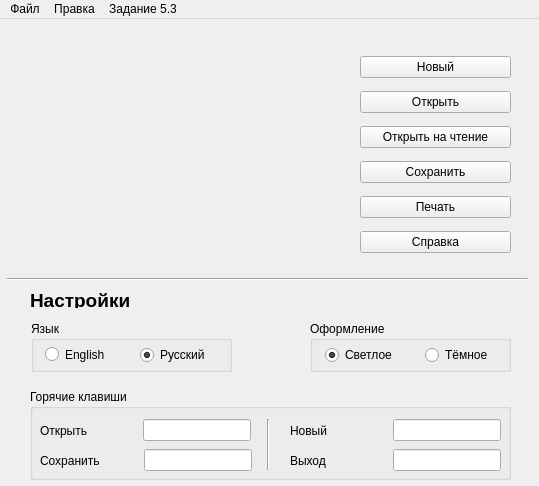
<?xml version="1.0" encoding="UTF-8"?>
<ui version="4.0">
 <class>MainWindow</class>
 <widget class="QMainWindow" name="MainWindow">
  <property name="enabled">
   <bool>true</bool>
  </property>
  <property name="geometry">
   <rect>
    <x>0</x>
    <y>0</y>
    <width>539</width>
    <height>486</height>
   </rect>
  </property>
  <property name="sizePolicy">
   <sizepolicy hsizetype="Fixed" vsizetype="Fixed">
    <horstretch>0</horstretch>
    <verstretch>0</verstretch>
   </sizepolicy>
  </property>
  <property name="windowTitle">
   <string>Урок 06</string>
  </property>
  <property name="locale">
   <locale language="Russian" country="Russia"/>
  </property>
  <property name="inputMethodHints">
   <set>Qt::ImhNone</set>
  </property>
  <widget class="QWidget" name="centralwidget">
   <widget class="Line" name="line">
    <property name="geometry">
     <rect>
      <x>7</x>
      <y>250</y>
      <width>521</width>
      <height>20</height>
     </rect>
    </property>
    <property name="orientation">
     <enum>Qt::Horizontal</enum>
    </property>
   </widget>
   <widget class="QWidget" name="verticalLayoutWidget_3">
    <property name="geometry">
     <rect>
      <x>360</x>
      <y>30</y>
      <width>151</width>
      <height>211</height>
     </rect>
    </property>
    <layout class="QVBoxLayout" name="verticalLayout_4">
     <item>
      <widget class="QPushButton" name="new_button">
       <property name="text">
        <string>Новый</string>
       </property>
      </widget>
     </item>
     <item>
      <widget class="QPushButton" name="open_button">
       <property name="locale">
        <locale language="Russian" country="Russia"/>
       </property>
       <property name="text">
        <string>Открыть</string>
       </property>
      </widget>
     </item>
     <item>
      <widget class="QPushButton" name="open_read_button">
       <property name="locale">
        <locale language="Russian" country="Russia"/>
       </property>
       <property name="text">
        <string>Открыть на чтение</string>
       </property>
      </widget>
     </item>
     <item>
      <widget class="QPushButton" name="save_button">
       <property name="locale">
        <locale language="Russian" country="Russia"/>
       </property>
       <property name="text">
        <string>Сохранить</string>
       </property>
      </widget>
     </item>
     <item>
      <widget class="QPushButton" name="print_button">
       <property name="locale">
        <locale language="Russian" country="Russia"/>
       </property>
       <property name="text">
        <string>Печать</string>
       </property>
      </widget>
     </item>
     <item>
      <widget class="QPushButton" name="help_button">
       <property name="locale">
        <locale language="Russian" country="Russia"/>
       </property>
       <property name="text">
        <string>Справка</string>
       </property>
      </widget>
     </item>
    </layout>
   </widget>
   <widget class="QLabel" name="settings_label">
    <property name="geometry">
     <rect>
      <x>30</x>
      <y>273</y>
      <width>101</width>
      <height>16</height>
     </rect>
    </property>
    <property name="font">
     <font>
      <pointsize>14</pointsize>
      <bold>true</bold>
     </font>
    </property>
    <property name="text">
     <string>Настройки</string>
    </property>
   </widget>
   <widget class="QGroupBox" name="hotkeys_group">
    <property name="geometry">
     <rect>
      <x>30</x>
      <y>370</y>
      <width>481</width>
      <height>91</height>
     </rect>
    </property>
    <property name="title">
     <string>Горячие клавиши</string>
    </property>
    <widget class="Line" name="line_2">
     <property name="geometry">
      <rect>
       <x>230</x>
       <y>30</y>
       <width>16</width>
       <height>51</height>
      </rect>
     </property>
     <property name="orientation">
      <enum>Qt::Vertical</enum>
     </property>
    </widget>
    <widget class="QWidget" name="horizontalLayoutWidget_7">
     <property name="geometry">
      <rect>
       <x>260</x>
       <y>30</y>
       <width>211</width>
       <height>23</height>
      </rect>
     </property>
     <layout class="QHBoxLayout" name="horizontalLayout_7">
      <item>
       <widget class="QLabel" name="label_new">
        <property name="text">
         <string>Новый</string>
        </property>
       </widget>
      </item>
      <item>
       <spacer name="horizontalSpacer_5">
        <property name="orientation">
         <enum>Qt::Horizontal</enum>
        </property>
        <property name="sizeHint" stdset="0">
         <size>
          <width>40</width>
          <height>20</height>
         </size>
        </property>
       </spacer>
      </item>
      <item>
       <widget class="QLineEdit" name="new_edit">
        <property name="sizePolicy">
         <sizepolicy hsizetype="Fixed" vsizetype="Fixed">
          <horstretch>0</horstretch>
          <verstretch>0</verstretch>
         </sizepolicy>
        </property>
        <property name="mouseTracking">
         <bool>true</bool>
        </property>
        <property name="focusPolicy">
         <enum>Qt::StrongFocus</enum>
        </property>
        <property name="locale">
         <locale language="English" country="UnitedStates"/>
        </property>
       </widget>
      </item>
     </layout>
    </widget>
    <widget class="QWidget" name="horizontalLayoutWidget_5">
     <property name="geometry">
      <rect>
       <x>10</x>
       <y>30</y>
       <width>211</width>
       <height>23</height>
      </rect>
     </property>
     <layout class="QHBoxLayout" name="horizontalLayout_5">
      <item>
       <widget class="QLabel" name="label_open">
        <property name="text">
         <string>Открыть</string>
        </property>
       </widget>
      </item>
      <item>
       <spacer name="horizontalSpacer_3">
        <property name="orientation">
         <enum>Qt::Horizontal</enum>
        </property>
        <property name="sizeHint" stdset="0">
         <size>
          <width>40</width>
          <height>20</height>
         </size>
        </property>
       </spacer>
      </item>
      <item>
       <widget class="QLineEdit" name="open_edit">
        <property name="sizePolicy">
         <sizepolicy hsizetype="Fixed" vsizetype="Fixed">
          <horstretch>0</horstretch>
          <verstretch>0</verstretch>
         </sizepolicy>
        </property>
        <property name="mouseTracking">
         <bool>true</bool>
        </property>
        <property name="focusPolicy">
         <enum>Qt::StrongFocus</enum>
        </property>
        <property name="contextMenuPolicy">
         <enum>Qt::NoContextMenu</enum>
        </property>
        <property name="acceptDrops">
         <bool>false</bool>
        </property>
        <property name="whatsThis">
         <string notr="true"/>
        </property>
        <property name="accessibleName">
         <string notr="true"/>
        </property>
        <property name="accessibleDescription">
         <string notr="true"/>
        </property>
        <property name="locale">
         <locale language="English" country="UnitedStates"/>
        </property>
        <property name="inputMethodHints">
         <set>Qt::ImhNone</set>
        </property>
        <property name="inputMask">
         <string notr="true"/>
        </property>
        <property name="maxLength">
         <number>32767</number>
        </property>
        <property name="frame">
         <bool>true</bool>
        </property>
        <property name="echoMode">
         <enum>QLineEdit::Normal</enum>
        </property>
        <property name="readOnly">
         <bool>false</bool>
        </property>
        <property name="placeholderText">
         <string notr="true"/>
        </property>
       </widget>
      </item>
     </layout>
    </widget>
    <widget class="QWidget" name="horizontalLayoutWidget_6">
     <property name="geometry">
      <rect>
       <x>10</x>
       <y>60</y>
       <width>212</width>
       <height>23</height>
      </rect>
     </property>
     <layout class="QHBoxLayout" name="horizontalLayout_6">
      <item>
       <widget class="QLabel" name="label_save">
        <property name="text">
         <string>Сохранить</string>
        </property>
       </widget>
      </item>
      <item>
       <spacer name="horizontalSpacer_4">
        <property name="orientation">
         <enum>Qt::Horizontal</enum>
        </property>
        <property name="sizeHint" stdset="0">
         <size>
          <width>40</width>
          <height>20</height>
         </size>
        </property>
       </spacer>
      </item>
      <item>
       <widget class="QLineEdit" name="save_edit">
        <property name="sizePolicy">
         <sizepolicy hsizetype="Fixed" vsizetype="Fixed">
          <horstretch>0</horstretch>
          <verstretch>0</verstretch>
         </sizepolicy>
        </property>
        <property name="mouseTracking">
         <bool>true</bool>
        </property>
        <property name="focusPolicy">
         <enum>Qt::StrongFocus</enum>
        </property>
        <property name="locale">
         <locale language="English" country="UnitedStates"/>
        </property>
       </widget>
      </item>
     </layout>
    </widget>
    <widget class="QWidget" name="horizontalLayoutWidget_8">
     <property name="geometry">
      <rect>
       <x>260</x>
       <y>60</y>
       <width>211</width>
       <height>23</height>
      </rect>
     </property>
     <layout class="QHBoxLayout" name="horizontalLayout_8">
      <item>
       <widget class="QLabel" name="label_quit">
        <property name="text">
         <string>Выход</string>
        </property>
       </widget>
      </item>
      <item>
       <spacer name="horizontalSpacer_6">
        <property name="orientation">
         <enum>Qt::Horizontal</enum>
        </property>
        <property name="sizeHint" stdset="0">
         <size>
          <width>40</width>
          <height>20</height>
         </size>
        </property>
       </spacer>
      </item>
      <item>
       <widget class="QLineEdit" name="quit_edit">
        <property name="sizePolicy">
         <sizepolicy hsizetype="Fixed" vsizetype="Fixed">
          <horstretch>0</horstretch>
          <verstretch>0</verstretch>
         </sizepolicy>
        </property>
        <property name="mouseTracking">
         <bool>true</bool>
        </property>
        <property name="focusPolicy">
         <enum>Qt::StrongFocus</enum>
        </property>
        <property name="locale">
         <locale language="English" country="UnitedStates"/>
        </property>
       </widget>
      </item>
     </layout>
    </widget>
   </widget>
   <widget class="QGroupBox" name="lang_group">
    <property name="geometry">
     <rect>
      <x>31</x>
      <y>302</y>
      <width>201</width>
      <height>51</height>
     </rect>
    </property>
    <property name="title">
     <string>Язык</string>
    </property>
    <widget class="QRadioButton" name="english_radio_button">
     <property name="geometry">
      <rect>
       <x>14</x>
       <y>24</y>
       <width>69</width>
       <height>19</height>
      </rect>
     </property>
     <property name="locale">
      <locale language="English" country="UnitedStates"/>
     </property>
     <property name="text">
      <string>English</string>
     </property>
    </widget>
    <widget class="QRadioButton" name="russian_radio_button">
     <property name="geometry">
      <rect>
       <x>109</x>
       <y>24</y>
       <width>77</width>
       <height>20</height>
      </rect>
     </property>
     <property name="text">
      <string>Русский</string>
     </property>
     <property name="checked">
      <bool>true</bool>
     </property>
    </widget>
   </widget>
   <widget class="QGroupBox" name="theme_group">
    <property name="geometry">
     <rect>
      <x>310</x>
      <y>302</y>
      <width>201</width>
      <height>51</height>
     </rect>
    </property>
    <property name="title">
     <string>Оформление</string>
    </property>
    <widget class="QRadioButton" name="light_radio_button">
     <property name="geometry">
      <rect>
       <x>15</x>
       <y>24</y>
       <width>77</width>
       <height>20</height>
      </rect>
     </property>
     <property name="text">
      <string>Светлое</string>
     </property>
     <property name="checked">
      <bool>true</bool>
     </property>
    </widget>
    <widget class="QRadioButton" name="dark_radio_button">
     <property name="geometry">
      <rect>
       <x>115</x>
       <y>24</y>
       <width>72</width>
       <height>20</height>
      </rect>
     </property>
     <property name="text">
      <string>Тёмное</string>
     </property>
    </widget>
   </widget>
  </widget>
  <widget class="QMenuBar" name="menubar">
   <property name="enabled">
    <bool>true</bool>
   </property>
   <property name="geometry">
    <rect>
     <x>0</x>
     <y>0</y>
     <width>539</width>
     <height>24</height>
    </rect>
   </property>
   <widget class="QMenu" name="task_5_3_menu">
    <property name="locale">
     <locale language="Russian" country="Russia"/>
    </property>
    <property name="title">
     <string>Задание 5.3</string>
    </property>
    <addaction name="finder_action"/>
   </widget>
   <widget class="QMenu" name="file_menu">
    <property name="title">
     <string>Файл</string>
    </property>
    <addaction name="open_action"/>
    <addaction name="open_rd_action"/>
    <addaction name="save_action"/>
    <addaction name="separator"/>
    <addaction name="print_action"/>
    <addaction name="separator"/>
    <addaction name="help_action"/>
   </widget>
   <widget class="QMenu" name="edit_menu">
    <property name="title">
     <string>Правка</string>
    </property>
    <addaction name="copy_action"/>
    <addaction name="cut_action"/>
    <addaction name="paste_action"/>
   </widget>
   <addaction name="file_menu"/>
   <addaction name="edit_menu"/>
   <addaction name="task_5_3_menu"/>
  </widget>
  <action name="finder_action">
   <property name="text">
    <string>Просмотрщик</string>
   </property>
  </action>
  <action name="open_action">
   <property name="text">
    <string>Открыть</string>
   </property>
  </action>
  <action name="open_rd_action">
   <property name="text">
    <string>Открыть на чтение</string>
   </property>
  </action>
  <action name="save_action">
   <property name="text">
    <string>Сохранить</string>
   </property>
  </action>
  <action name="help_action">
   <property name="text">
    <string>Справка</string>
   </property>
  </action>
  <action name="copy_action">
   <property name="text">
    <string>Копировать</string>
   </property>
  </action>
  <action name="cut_action">
   <property name="text">
    <string>Вырезать</string>
   </property>
  </action>
  <action name="paste_action">
   <property name="text">
    <string>Вставить</string>
   </property>
  </action>
  <action name="print_action">
   <property name="text">
    <string>Печать</string>
   </property>
  </action>
 </widget>
 <resources/>
 <connections/>
</ui>
